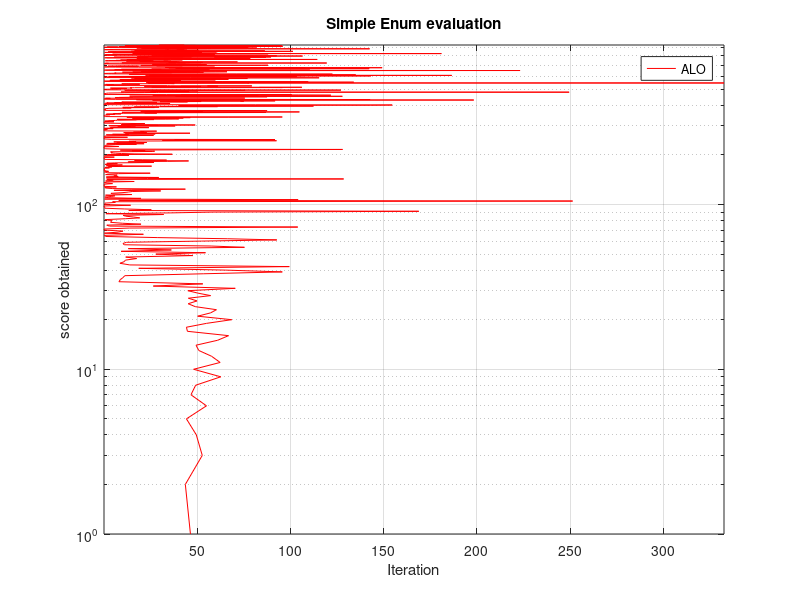

Reproduce this figure in MATLAB.
clc
clear all
load simpleenum.dat

x=simpleenum;


iteration = x(2,:);
error = x(1,:);

figure
semilogy(iteration,error,'Color','r')
title('Simple Enum evaluation')
xlabel('Iteration');
ylabel('score obtained');

% axis tight
axis tight
grid on
hold on
box on
legend('ALO')
